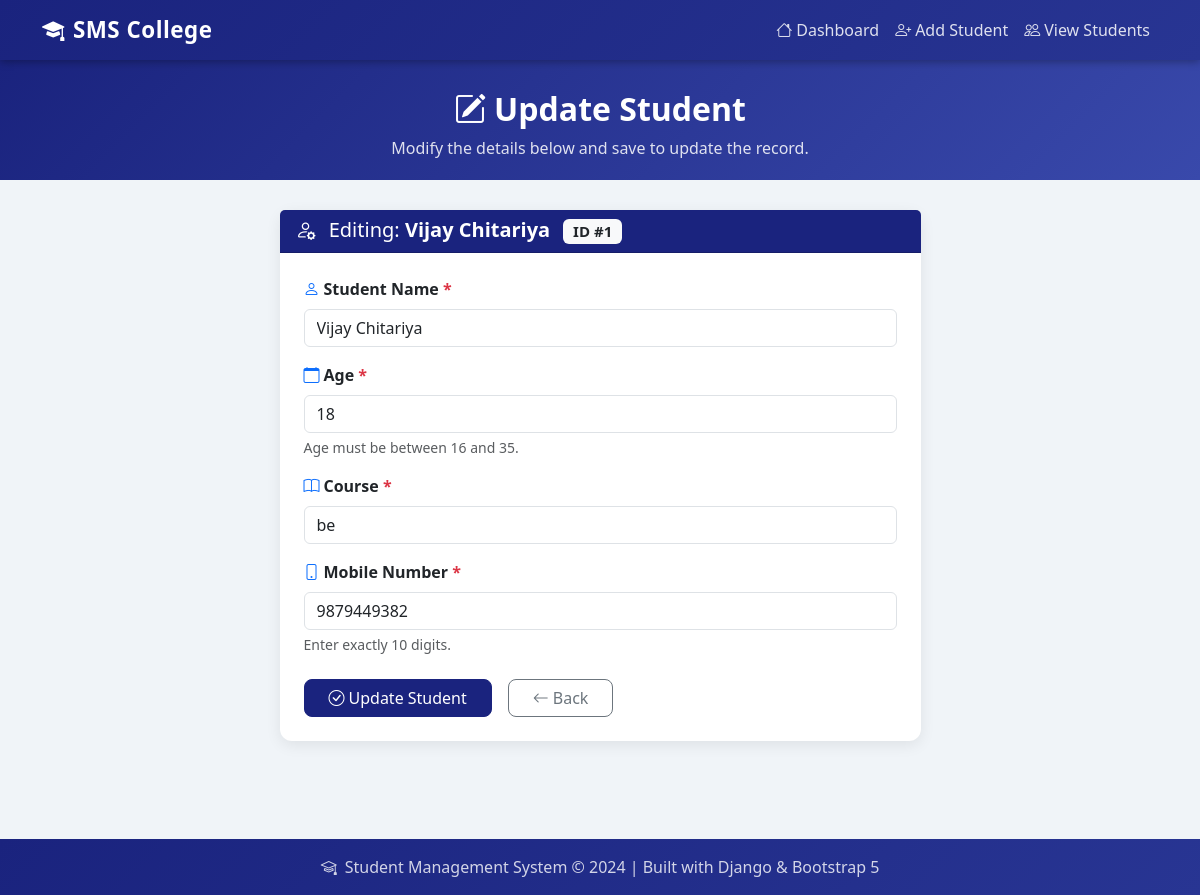
The app's page /update/1/ with its own data.
### students/models.py (models this page shows, shortened)
class Student(models.Model):
    name = models.CharField(max_length=100)
    age = models.IntegerField()
    course = models.CharField(max_length=100)
    mobile = models.CharField(max_length=10)
    class Meta:
        ordering = ['id']

### students/views.py (the view)
# urls.py: path('update/<int:pk>/', views.update_student, name='update_student'),  # Update
def update_student(request, pk):
    student = get_object_or_404(Student, pk=pk)
    if request.method == 'POST':
        form = StudentForm(request.POST, instance=student)
        if form.is_valid():
            form.save()
            messages.success(request, "✅ Student Updated Successfully!")
            return redirect('view_students')
        else:
            messages.error(request, "❌ Please fix the errors below.")
    else:
        form = StudentForm(instance=student)
    return render(request, 'students/update_student.html', {'form': form, 'student': student})

### students/forms.py (shortened to what this page needs)
class StudentForm(forms.ModelForm):
    class Meta:
        model = Student
        fields = ['name', 'age', 'course', 'mobile']
        widgets = {
            'name': forms.TextInput(attrs={
                'class': 'form-control',
                'placeholder': 'Enter student full name'
            }),
            'age': forms.NumberInput(attrs={
                'class': 'form-control',
                'placeholder': 'Enter age (16-35)'
            }),
            'course': forms.TextInput(attrs={
                'class': 'form-control',
                'placeholder': 'e.g. BCA, MCA, B.Tech'
            }),
            'mobile': forms.TextInput(attrs={
                'class': 'form-control',
                'placeholder': 'Enter 10-digit mobile number',
                'maxlength': '10'
            }),
        }

### students/templates/students/update_student.html (shortened to what this page needs)
{% extends 'students/base.html' %}
{% block content %}
<div class="page-header text-center">
    <div class="container">
        <h2><i class="bi bi-pencil-square me-2"></i>Update Student</h2>
        <p>Modify the details below and save to update the record.</p>
    </div>
</div>
<div class="container pb-5">
    <div class="row justify-content-center">
        <div class="col-md-7">
            <div class="card">
                <div class="card-header text-white" style="background:#1a237e;">
                    <h5 class="mb-0">
                        <i class="bi bi-person-gear me-2"></i>
                        Editing: <strong>{{ student.name }}</strong>
                        <span class="badge bg-light text-dark ms-2">ID #{{ student.id }}</span>
                    </h5>
                </div>
                <div class="card-body p-4">
                    <form method="POST" novalidate>
                        <div class="mb-3">
                            <label class="form-label fw-semibold">
                                <i class="bi bi-person me-1 text-primary"></i>Student Name <span class="text-danger">*</span>
                            </label>
                            {{ form.name }}
                        </div>
                        <div class="mb-3">
                            <label class="form-label fw-semibold">
                                <i class="bi bi-calendar me-1 text-primary"></i>Age <span class="text-danger">*</span>
                            </label>
                            {{ form.age }}
                            <div class="form-text">Age must be between 16 and 35.</div>
                        </div>
                        <div class="mb-3">
                            <label class="form-label fw-semibold">
                                <i class="bi bi-book me-1 text-primary"></i>Course <span class="text-danger">*</span>
                            </label>
                            {{ form.course }}
                        </div>
                        <div class="mb-4">
                            <label class="form-label fw-semibold">
                                <i class="bi bi-phone me-1 text-primary"></i>Mobile Number <span class="text-danger">*</span>
                            </label>
                            {{ form.mobile }}
                            <div class="form-text">Enter exactly 10 digits.</div>
                        </div>
                        <div class="d-flex gap-3">
                            <button type="submit" class="btn btn-primary px-4">
                                <i class="bi bi-check-circle me-1"></i>Update Student
                            </button>
                            <a href="{% url 'view_students' %}" class="btn btn-outline-secondary px-4">
                                <i class="bi bi-arrow-left me-1"></i>Back
                            </a>
                        </div>
                    </form>
                </div>
            </div>
        </div>
    </div>
</div>
{% endblock %}

### students/templates/students/base.html (style rules this page uses)
body { background-color: #f0f4f8; font-family: 'Segoe UI', Tahoma, Geneva, Verdana, sans-serif; }
.page-header { background: linear-gradient(135deg, #1a237e, #3949ab); color: white; padding: 30px 0 20px; margin-bottom: 30px; }
.page-header h2 { font-weight: 700; }
.page-header p { opacity: 0.85; margin-bottom: 0; }
.card { border: none; border-radius: 12px; box-shadow: 0 4px 15px rgba(0,0,0,0.08); transition: transform 0.2s, box-shadow 0.2s; }
.btn { border-radius: 8px; font-weight: 500; }
.btn-primary { background: #1a237e; border-color: #1a237e; }

### records on screen
Student: name "Vijay Chitariya", id "1", age "18", course "be", mobile "9879449382"
